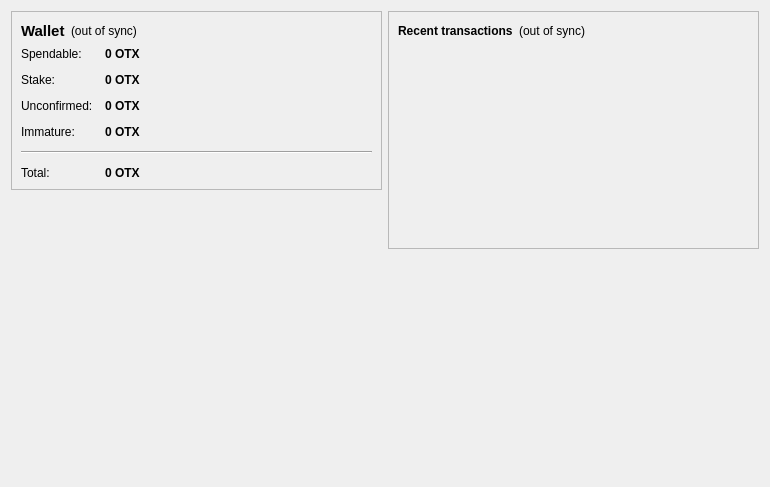
<?xml version="1.0" encoding="UTF-8"?>
<ui version="4.0">
 <class>OverviewPage</class>
 <widget class="QWidget" name="OverviewPage">
  <property name="geometry">
   <rect>
    <x>0</x>
    <y>0</y>
    <width>770</width>
    <height>487</height>
   </rect>
  </property>
  <property name="windowTitle">
   <string>Form</string>
  </property>
  <layout class="QHBoxLayout" name="horizontalLayout" stretch="1,1">
   <item>
    <layout class="QVBoxLayout" name="verticalLayout_2">
     <item>
      <widget class="QFrame" name="frame">
       <property name="frameShape">
        <enum>QFrame::StyledPanel</enum>
       </property>
       <property name="frameShadow">
        <enum>QFrame::Raised</enum>
       </property>
       <layout class="QVBoxLayout" name="verticalLayout_4">
        <item>
         <layout class="QHBoxLayout" name="horizontalLayout_4">
          <item>
           <widget class="QLabel" name="label_5">
            <property name="font">
             <font>
              <pointsize>11</pointsize>
              <weight>75</weight>
              <bold>true</bold>
             </font>
            </property>
            <property name="text">
             <string>Wallet</string>
            </property>
           </widget>
          </item>
          <item>
           <widget class="QLabel" name="labelWalletStatus">
            <property name="toolTip">
             <string>The displayed information may be out of date. Your wallet automatically synchronizes with the Octanox network after a connection is established, but this process has not completed yet.</string>
            </property>
            <property name="styleSheet">
             <string notr="true"/>
            </property>
            <property name="text">
             <string notr="true">(out of sync)</string>
            </property>
            <property name="alignment">
             <set>Qt::AlignLeading|Qt::AlignLeft|Qt::AlignVCenter</set>
            </property>
           </widget>
          </item>
          <item>
           <spacer name="horizontalSpacer_2">
            <property name="orientation">
             <enum>Qt::Horizontal</enum>
            </property>
            <property name="sizeHint" stdset="0">
             <size>
              <width>40</width>
              <height>20</height>
             </size>
            </property>
           </spacer>
          </item>
         </layout>
        </item>
        <item>
         <layout class="QFormLayout" name="formLayout_2">
          <property name="fieldGrowthPolicy">
           <enum>QFormLayout::AllNonFixedFieldsGrow</enum>
          </property>
          <property name="horizontalSpacing">
           <number>12</number>
          </property>
          <property name="verticalSpacing">
           <number>12</number>
          </property>
          <item row="0" column="0">
           <widget class="QLabel" name="label">
            <property name="text">
             <string>Spendable:</string>
            </property>
           </widget>
          </item>
          <item row="0" column="1">
           <widget class="QLabel" name="labelBalance">
            <property name="font">
             <font>
              <weight>75</weight>
              <bold>true</bold>
             </font>
            </property>
            <property name="cursor">
             <cursorShape>IBeamCursor</cursorShape>
            </property>
            <property name="toolTip">
             <string>Your current spendable balance</string>
            </property>
            <property name="text">
             <string notr="true">0 OTX</string>
            </property>
            <property name="textInteractionFlags">
             <set>Qt::LinksAccessibleByMouse|Qt::TextSelectableByKeyboard|Qt::TextSelectableByMouse</set>
            </property>
           </widget>
          </item>
          <item row="1" column="0">
           <widget class="QLabel" name="label_6">
            <property name="text">
             <string>Stake:</string>
            </property>
           </widget>
          </item>
          <item row="1" column="1">
           <widget class="QLabel" name="labelStake">
            <property name="font">
             <font>
              <weight>75</weight>
              <bold>true</bold>
             </font>
            </property>
            <property name="cursor">
             <cursorShape>IBeamCursor</cursorShape>
            </property>
            <property name="toolTip">
             <string>Total of coins that was staked, and do not yet count toward the current balance</string>
            </property>
            <property name="text">
             <string notr="true">0 OTX</string>
            </property>
            <property name="textInteractionFlags">
             <set>Qt::LinksAccessibleByMouse|Qt::TextSelectableByKeyboard|Qt::TextSelectableByMouse</set>
            </property>
           </widget>
          </item>
          <item row="2" column="0">
           <widget class="QLabel" name="label_3">
            <property name="text">
             <string>Unconfirmed:</string>
            </property>
           </widget>
          </item>
          <item row="2" column="1">
           <widget class="QLabel" name="labelUnconfirmed">
            <property name="font">
             <font>
              <weight>75</weight>
              <bold>true</bold>
             </font>
            </property>
            <property name="cursor">
             <cursorShape>IBeamCursor</cursorShape>
            </property>
            <property name="toolTip">
             <string>Total of transactions that have yet to be confirmed, and do not yet count toward the current balance</string>
            </property>
            <property name="text">
             <string notr="true">0 OTX</string>
            </property>
            <property name="textInteractionFlags">
             <set>Qt::LinksAccessibleByMouse|Qt::TextSelectableByKeyboard|Qt::TextSelectableByMouse</set>
            </property>
           </widget>
          </item>
          <item row="3" column="0">
           <widget class="QLabel" name="labelImmatureText">
            <property name="text">
             <string>Immature:</string>
            </property>
           </widget>
          </item>
          <item row="3" column="1">
           <widget class="QLabel" name="labelImmature">
            <property name="font">
             <font>
              <weight>75</weight>
              <bold>true</bold>
             </font>
            </property>
            <property name="toolTip">
             <string>Mined balance that has not yet matured</string>
            </property>
            <property name="text">
             <string notr="true">0 OTX</string>
            </property>
            <property name="textInteractionFlags">
             <set>Qt::LinksAccessibleByMouse|Qt::TextSelectableByKeyboard|Qt::TextSelectableByMouse</set>
            </property>
           </widget>
          </item>
          <item row="4" column="0" colspan="2">
           <widget class="Line" name="line">
            <property name="orientation">
             <enum>Qt::Horizontal</enum>
            </property>
           </widget>
          </item>
          <item row="5" column="0">
           <widget class="QLabel" name="labelTotalText">
            <property name="text">
             <string>Total:</string>
            </property>
           </widget>
          </item>
          <item row="5" column="1">
           <widget class="QLabel" name="labelTotal">
            <property name="font">
             <font>
              <weight>75</weight>
              <bold>true</bold>
             </font>
            </property>
            <property name="cursor">
             <cursorShape>IBeamCursor</cursorShape>
            </property>
            <property name="toolTip">
             <string>Your current total balance</string>
            </property>
            <property name="text">
             <string notr="true">0 OTX</string>
            </property>
            <property name="textInteractionFlags">
             <set>Qt::LinksAccessibleByMouse|Qt::TextSelectableByKeyboard|Qt::TextSelectableByMouse</set>
            </property>
           </widget>
          </item>
         </layout>
        </item>
       </layout>
      </widget>
     </item>
     <item>
      <spacer name="verticalSpacer">
       <property name="orientation">
        <enum>Qt::Vertical</enum>
       </property>
       <property name="sizeHint" stdset="0">
        <size>
         <width>20</width>
         <height>40</height>
        </size>
       </property>
      </spacer>
     </item>
     <item>
      <widget class="QLabel" name="label_2">
       <property name="autoFillBackground">
        <bool>false</bool>
       </property>
       <property name="text">
        <string/>
       </property>
       <property name="pixmap">
        <pixmap resource="../bitcoin.qrc">:/icons/mastbg</pixmap>
       </property>
       <property name="scaledContents">
        <bool>false</bool>
       </property>
       <property name="alignment">
        <set>Qt::AlignCenter</set>
       </property>
       <property name="wordWrap">
        <bool>false</bool>
       </property>
       <property name="margin">
        <number>0</number>
       </property>
      </widget>
     </item>
    </layout>
   </item>
   <item>
    <layout class="QVBoxLayout" name="verticalLayout_3">
     <item>
      <widget class="QFrame" name="frame_2">
       <property name="frameShape">
        <enum>QFrame::StyledPanel</enum>
       </property>
       <property name="frameShadow">
        <enum>QFrame::Raised</enum>
       </property>
       <layout class="QVBoxLayout" name="verticalLayout">
        <item>
         <layout class="QHBoxLayout" name="horizontalLayout_2">
          <item>
           <widget class="QLabel" name="label_4">
            <property name="text">
             <string>&lt;b&gt;Recent transactions&lt;/b&gt;</string>
            </property>
           </widget>
          </item>
          <item>
           <widget class="QLabel" name="labelTransactionsStatus">
            <property name="toolTip">
             <string>The displayed information may be out of date. Your wallet automatically synchronizes with the Octanox network after a connection is established, but this process has not completed yet.</string>
            </property>
            <property name="styleSheet">
             <string notr="true"/>
            </property>
            <property name="text">
             <string notr="true">(out of sync)</string>
            </property>
            <property name="alignment">
             <set>Qt::AlignRight|Qt::AlignTrailing|Qt::AlignVCenter</set>
            </property>
           </widget>
          </item>
          <item>
           <spacer name="horizontalSpacer">
            <property name="orientation">
             <enum>Qt::Horizontal</enum>
            </property>
            <property name="sizeHint" stdset="0">
             <size>
              <width>40</width>
              <height>20</height>
             </size>
            </property>
           </spacer>
          </item>
         </layout>
        </item>
        <item>
         <widget class="QListView" name="listTransactions">
          <property name="styleSheet">
           <string notr="true">QListView { background: transparent; }</string>
          </property>
          <property name="frameShape">
           <enum>QFrame::NoFrame</enum>
          </property>
          <property name="verticalScrollBarPolicy">
           <enum>Qt::ScrollBarAlwaysOff</enum>
          </property>
          <property name="horizontalScrollBarPolicy">
           <enum>Qt::ScrollBarAlwaysOff</enum>
          </property>
          <property name="selectionMode">
           <enum>QAbstractItemView::NoSelection</enum>
          </property>
         </widget>
        </item>
       </layout>
      </widget>
     </item>
     <item>
      <spacer name="verticalSpacer_2">
       <property name="orientation">
        <enum>Qt::Vertical</enum>
       </property>
       <property name="sizeHint" stdset="0">
        <size>
         <width>20</width>
         <height>40</height>
        </size>
       </property>
      </spacer>
     </item>
    </layout>
   </item>
  </layout>
 </widget>
 <resources>
  <include location="../bitcoin.qrc"/>
 </resources>
 <connections/>
</ui>
